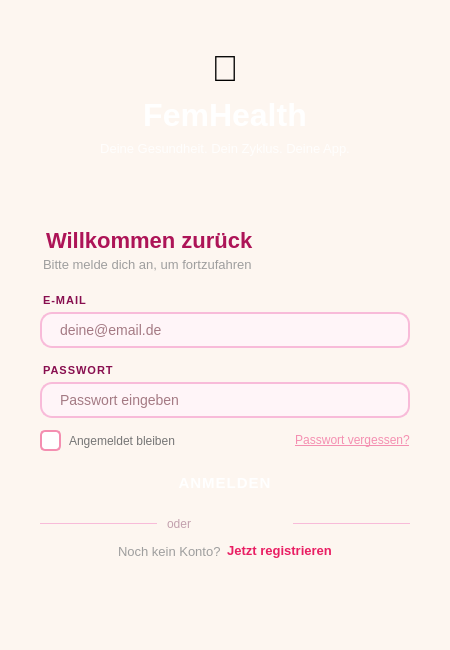
<?xml version="1.0" encoding="UTF-8"?>
<ui version="4.0">
 <class>LoginWindow</class>
 <widget class="QMainWindow" name="LoginWindow">
  <property name="geometry">
   <rect>
    <x>0</x>
    <y>0</y>
    <width>450</width>
    <height>650</height>
   </rect>
  </property>
  <property name="minimumSize">
   <size>
    <width>450</width>
    <height>650</height>
   </size>
  </property>
  <property name="windowTitle">
   <string>Login – FemHealth</string>
  </property>
  <property name="styleSheet">
   <string notr="true">
QMainWindow {
    background-color: #FDF6F0;
}
   </string>
  </property>

  <widget class="QWidget" name="centralwidget">
   <layout class="QVBoxLayout" name="mainLayout">
    <property name="spacing"><number>0</number></property>
    <property name="leftMargin"><number>0</number></property>
    <property name="topMargin"><number>0</number></property>
    <property name="rightMargin"><number>0</number></property>
    <property name="bottomMargin"><number>0</number></property>

    <!-- ════ HEADER ════ -->
    <item>
     <widget class="QFrame" name="headerFrame">
      <property name="minimumSize">
       <size><width>0</width><height>200</height></size>
      </property>
      <property name="maximumSize">
       <size><width>16777215</width><height>200</height></size>
      </property>
      <property name="styleSheet">
       <string notr="true">
QFrame#headerFrame {
    background-color: qlineargradient(
        spread:pad, x1:0, y1:0, x2:1, y2:1,
        stop:0   #FCE4EC,
        stop:0.5 #F8BBD9,
        stop:1   #F48FB1
    );
    border-bottom-left-radius: 32px;
    border-bottom-right-radius: 32px;
}
       </string>
      </property>
      <layout class="QVBoxLayout" name="headerLayout">
       <property name="spacing"><number>8</number></property>
       <property name="leftMargin"><number>20</number></property>
       <property name="topMargin"><number>32</number></property>
       <property name="rightMargin"><number>20</number></property>
       <property name="bottomMargin"><number>28</number></property>

       <item>
        <spacer name="topSpacer">
         <property name="orientation"><enum>Qt::Vertical</enum></property>
         <property name="sizeHint" stdset="0"><size><width>20</width><height>10</height></size></property>
        </spacer>
       </item>

       <!-- Logo Emoji – in Qt durch QSvgWidget oder QLabel+Pixmap ersetzen -->
       <item>
        <widget class="QLabel" name="logoIconLabel">
         <property name="text"><string>🌺</string></property>
         <property name="alignment"><set>Qt::AlignCenter</set></property>
         <property name="styleSheet">
          <string notr="true">
QLabel {
    font-size: 36px;
    background: transparent;
}
          </string>
         </property>
         <property name="toolTip"><string>FemHealth Logo – hier QSvgWidget einbinden</string></property>
        </widget>
       </item>

       <item>
        <widget class="QLabel" name="logoLabel">
         <property name="text"><string>FemHealth</string></property>
         <property name="alignment"><set>Qt::AlignCenter</set></property>
         <property name="styleSheet">
          <string notr="true">
QLabel {
    color: #FFFFFF;
    font-size: 32px;
    font-weight: bold;
    font-family: "Segoe UI", Arial, sans-serif;
    background: transparent;
}
          </string>
         </property>
        </widget>
       </item>

       <item>
        <widget class="QLabel" name="subtitleLabel">
         <property name="text"><string>Deine Gesundheit. Dein Zyklus. Deine App.</string></property>
         <property name="alignment"><set>Qt::AlignCenter</set></property>
         <property name="styleSheet">
          <string notr="true">
QLabel {
    color: rgba(255, 255, 255, 220);
    font-size: 13px;
    font-family: "Segoe UI", Arial, sans-serif;
    background: transparent;
}
          </string>
         </property>
        </widget>
       </item>

       <item>
        <spacer name="bottomHeaderSpacer">
         <property name="orientation"><enum>Qt::Vertical</enum></property>
         <property name="sizeHint" stdset="0"><size><width>20</width><height>10</height></size></property>
        </spacer>
       </item>
      </layout>
     </widget>
    </item>

    <!-- ════ CONTENT ════ -->
    <item>
     <widget class="QFrame" name="contentFrame">
      <property name="styleSheet">
       <string notr="true">
QFrame#contentFrame {
    background-color: #FDF6F0;
}
       </string>
      </property>
      <layout class="QVBoxLayout" name="contentLayout">
       <property name="spacing"><number>0</number></property>
       <property name="leftMargin"><number>40</number></property>
       <property name="topMargin"><number>28</number></property>
       <property name="rightMargin"><number>40</number></property>
       <property name="bottomMargin"><number>28</number></property>

       <!-- Welcome -->
       <item>
        <widget class="QLabel" name="welcomeLabel">
         <property name="text"><string>Willkommen zurück</string></property>
         <property name="styleSheet">
          <string notr="true">
QLabel {
    color: #AD1457;
    font-size: 22px;
    font-weight: bold;
    font-family: "Segoe UI", Arial, sans-serif;
    background: transparent;
    margin-bottom: 4px;
}
          </string>
         </property>
        </widget>
       </item>

       <item>
        <widget class="QLabel" name="infoLabel">
         <property name="text"><string>Bitte melde dich an, um fortzufahren</string></property>
         <property name="styleSheet">
          <string notr="true">
QLabel {
    color: #9E9E9E;
    font-size: 13px;
    font-family: "Segoe UI", Arial, sans-serif;
    background: transparent;
    margin-bottom: 18px;
}
          </string>
         </property>
        </widget>
       </item>

       <!-- E-Mail field -->
       <item>
        <widget class="QLabel" name="emailLabel">
         <property name="text"><string>E-MAIL</string></property>
         <property name="styleSheet">
          <string notr="true">
QLabel {
    color: #880E4F;
    font-size: 11px;
    font-weight: bold;
    letter-spacing: 1px;
    font-family: "Segoe UI", Arial, sans-serif;
    background: transparent;
    margin-top: 4px;
    margin-bottom: 5px;
}
          </string>
         </property>
        </widget>
       </item>

       <item>
        <widget class="QLineEdit" name="emailLineEdit">
         <property name="minimumSize"><size><width>0</width><height>48</height></size></property>
         <property name="placeholderText"><string>deine@email.de</string></property>
         <property name="styleSheet">
          <string notr="true">
QLineEdit {
    background-color: #FFF5F8;
    border: 2px solid #F8BBD9;
    border-radius: 12px;
    padding-left: 16px;
    padding-right: 16px;
    color: #4A0010;
    font-size: 14px;
    font-family: "Segoe UI", Arial, sans-serif;
    margin-bottom: 12px;
}
QLineEdit:focus {
    border: 2px solid #E91E63;
    background-color: #FFFFFF;
}
QLineEdit:hover {
    border: 2px solid #F48FB1;
}
          </string>
         </property>
        </widget>
       </item>

       <!-- Password field -->
       <item>
        <widget class="QLabel" name="passwordLabel">
         <property name="text"><string>PASSWORT</string></property>
         <property name="styleSheet">
          <string notr="true">
QLabel {
    color: #880E4F;
    font-size: 11px;
    font-weight: bold;
    letter-spacing: 1px;
    font-family: "Segoe UI", Arial, sans-serif;
    background: transparent;
    margin-top: 4px;
    margin-bottom: 5px;
}
          </string>
         </property>
        </widget>
       </item>

       <item>
        <widget class="QLineEdit" name="passwordLineEdit">
         <property name="minimumSize"><size><width>0</width><height>48</height></size></property>
         <property name="echoMode"><enum>QLineEdit::Password</enum></property>
         <property name="placeholderText"><string>Passwort eingeben</string></property>
         <property name="styleSheet">
          <string notr="true">
QLineEdit {
    background-color: #FFF5F8;
    border: 2px solid #F8BBD9;
    border-radius: 12px;
    padding-left: 16px;
    padding-right: 16px;
    color: #4A0010;
    font-size: 14px;
    font-family: "Segoe UI", Arial, sans-serif;
    margin-bottom: 12px;
}
QLineEdit:focus {
    border: 2px solid #E91E63;
    background-color: #FFFFFF;
}
QLineEdit:hover {
    border: 2px solid #F48FB1;
}
          </string>
         </property>
        </widget>
       </item>

       <!-- Options row -->
       <item>
        <layout class="QHBoxLayout" name="optionsLayout">
         <property name="spacing"><number>8</number></property>

         <item>
          <widget class="QCheckBox" name="rememberCheckBox">
           <property name="text"><string>Angemeldet bleiben</string></property>
           <property name="styleSheet">
            <string notr="true">
QCheckBox {
    color: #757575;
    font-size: 12px;
    font-family: "Segoe UI", Arial, sans-serif;
    spacing: 8px;
}
QCheckBox::indicator {
    width: 17px;
    height: 17px;
    border-radius: 5px;
    border: 2px solid #F48FB1;
    background-color: #FFFFFF;
}
QCheckBox::indicator:checked {
    background-color: #E91E63;
    border: 2px solid #E91E63;
}
QCheckBox::indicator:hover {
    border: 2px solid #E91E63;
}
            </string>
           </property>
          </widget>
         </item>

         <item>
          <spacer name="optionsSpacer">
           <property name="orientation"><enum>Qt::Horizontal</enum></property>
           <property name="sizeHint" stdset="0"><size><width>40</width><height>20</height></size></property>
          </spacer>
         </item>

         <item>
          <widget class="QPushButton" name="forgotPasswordButton">
           <property name="text"><string>Passwort vergessen?</string></property>
           <property name="flat"><bool>true</bool></property>
           <property name="cursor"><cursorShape>PointingHandCursor</cursorShape></property>
           <property name="styleSheet">
            <string notr="true">
QPushButton {
    background-color: transparent;
    color: #F48FB1;
    border: none;
    font-size: 12px;
    font-family: "Segoe UI", Arial, sans-serif;
    text-decoration: underline;
}
QPushButton:hover {
    color: #AD1457;
}
            </string>
           </property>
          </widget>
         </item>
        </layout>
       </item>

       <item>
        <spacer name="spacer2">
         <property name="orientation"><enum>Qt::Vertical</enum></property>
         <property name="sizeType"><enum>QSizePolicy::Fixed</enum></property>
         <property name="sizeHint" stdset="0"><size><width>20</width><height>14</height></size></property>
        </spacer>
       </item>

       <!-- Login Button -->
       <item>
        <widget class="QPushButton" name="loginButton">
         <property name="minimumSize"><size><width>0</width><height>52</height></size></property>
         <property name="text"><string>ANMELDEN</string></property>
         <property name="cursor"><cursorShape>PointingHandCursor</cursorShape></property>
         <property name="styleSheet">
          <string notr="true">
QPushButton {
    background-color: qlineargradient(
        spread:pad, x1:0, y1:0, x2:1, y2:0,
        stop:0 #F48FB1,
        stop:1 #E91E63
    );
    color: #FFFFFF;
    border: none;
    border-radius: 14px;
    font-size: 15px;
    font-weight: bold;
    font-family: "Segoe UI", Arial, sans-serif;
    letter-spacing: 1px;
    margin-bottom: 16px;
}
QPushButton:hover {
    background-color: qlineargradient(
        spread:pad, x1:0, y1:0, x2:1, y2:0,
        stop:0 #F06292,
        stop:1 #C2185B
    );
}
QPushButton:pressed {
    background-color: #AD1457;
}
          </string>
         </property>
        </widget>
       </item>

       <!-- Divider -->
       <item>
        <layout class="QHBoxLayout" name="dividerLayout">
         <property name="spacing"><number>10</number></property>
         <item>
          <widget class="QFrame" name="divLine1">
           <property name="frameShape"><enum>QFrame::HLine</enum></property>
           <property name="frameShadow"><enum>QFrame::Plain</enum></property>
           <property name="styleSheet"><string notr="true">color: #F8BBD9;</string></property>
          </widget>
         </item>
         <item>
          <widget class="QLabel" name="divLabel">
           <property name="text"><string>oder</string></property>
           <property name="styleSheet">
            <string notr="true">
QLabel {
    color: #C2A0AD;
    font-size: 12px;
    font-family: "Segoe UI", Arial, sans-serif;
    background: transparent;
}
            </string>
           </property>
          </widget>
         </item>
         <item>
          <widget class="QFrame" name="divLine2">
           <property name="frameShape"><enum>QFrame::HLine</enum></property>
           <property name="frameShadow"><enum>QFrame::Plain</enum></property>
           <property name="styleSheet"><string notr="true">color: #F8BBD9;</string></property>
          </widget>
         </item>
        </layout>
       </item>

       <item>
        <spacer name="spacer3">
         <property name="orientation"><enum>Qt::Vertical</enum></property>
         <property name="sizeType"><enum>QSizePolicy::Fixed</enum></property>
         <property name="sizeHint" stdset="0"><size><width>20</width><height>10</height></size></property>
        </spacer>
       </item>

       <!-- Register row -->
       <item>
        <layout class="QHBoxLayout" name="registerLayout">
         <property name="spacing"><number>6</number></property>

         <item>
          <spacer name="leftRegSpacer">
           <property name="orientation"><enum>Qt::Horizontal</enum></property>
           <property name="sizeHint" stdset="0"><size><width>40</width><height>20</height></size></property>
          </spacer>
         </item>

         <item>
          <widget class="QLabel" name="noAccountLabel">
           <property name="text"><string>Noch kein Konto?</string></property>
           <property name="styleSheet">
            <string notr="true">
QLabel {
    color: #9E9E9E;
    font-size: 13px;
    font-family: "Segoe UI", Arial, sans-serif;
    background: transparent;
}
            </string>
           </property>
          </widget>
         </item>

         <item>
          <widget class="QPushButton" name="registerButton">
           <property name="text"><string>Jetzt registrieren</string></property>
           <property name="flat"><bool>true</bool></property>
           <property name="cursor"><cursorShape>PointingHandCursor</cursorShape></property>
           <property name="styleSheet">
            <string notr="true">
QPushButton {
    background-color: transparent;
    color: #E91E63;
    border: none;
    font-size: 13px;
    font-weight: bold;
    font-family: "Segoe UI", Arial, sans-serif;
}
QPushButton:hover {
    color: #AD1457;
}
            </string>
           </property>
          </widget>
         </item>

         <item>
          <spacer name="rightRegSpacer">
           <property name="orientation"><enum>Qt::Horizontal</enum></property>
           <property name="sizeHint" stdset="0"><size><width>40</width><height>20</height></size></property>
          </spacer>
         </item>
        </layout>
       </item>

       <item>
        <spacer name="bottomSpacer">
         <property name="orientation"><enum>Qt::Vertical</enum></property>
         <property name="sizeHint" stdset="0"><size><width>20</width><height>20</height></size></property>
        </spacer>
       </item>

      </layout>
     </widget>
    </item>
   </layout>
  </widget>
 </widget>
 <resources/>
 <connections/>
</ui>
